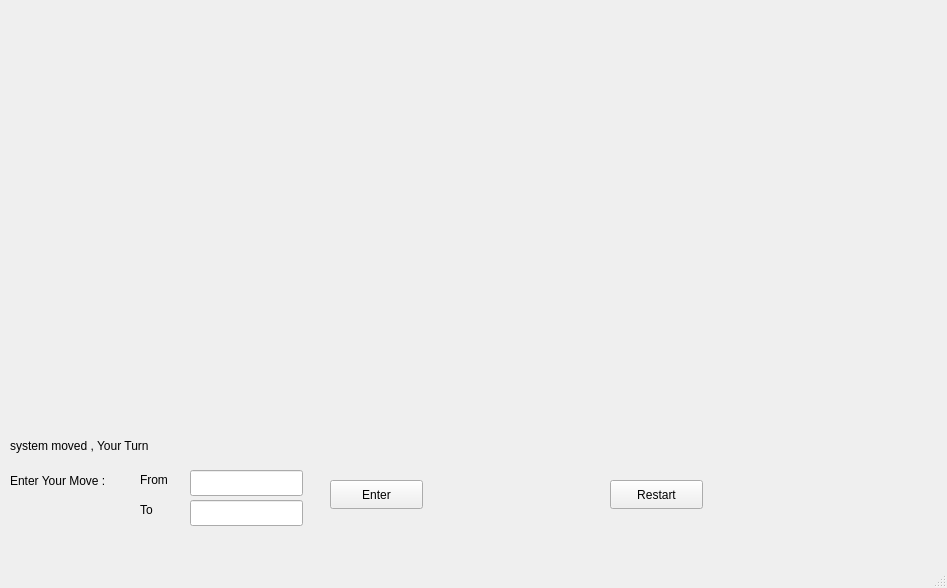
<?xml version="1.0" encoding="UTF-8"?>
<ui version="4.0">
 <class>MainWindow</class>
 <widget class="QMainWindow" name="MainWindow">
  <property name="geometry">
   <rect>
    <x>0</x>
    <y>0</y>
    <width>947</width>
    <height>588</height>
   </rect>
  </property>
  <property name="windowTitle">
   <string>MainWindow</string>
  </property>
  <widget class="QWidget" name="centralwidget">
   <widget class="QLabel" name="Turnlabel">
    <property name="geometry">
     <rect>
      <x>10</x>
      <y>430</y>
      <width>441</width>
      <height>31</height>
     </rect>
    </property>
    <property name="text">
     <string>system moved , Your Turn</string>
    </property>
   </widget>
   <widget class="QWidget" name="gridLayoutWidget">
    <property name="geometry">
     <rect>
      <x>60</x>
      <y>150</y>
      <width>2</width>
      <height>2</height>
     </rect>
    </property>
    <layout class="QGridLayout" name="gridLayout"/>
   </widget>
   <widget class="QWidget" name="gridContainer" native="true">
    <property name="geometry">
     <rect>
      <x>280</x>
      <y>30</y>
      <width>341</width>
      <height>281</height>
     </rect>
    </property>
   </widget>
   <widget class="QLabel" name="label_3">
    <property name="geometry">
     <rect>
      <x>10</x>
      <y>470</y>
      <width>121</width>
      <height>21</height>
     </rect>
    </property>
    <property name="text">
     <string>Enter Your Move :</string>
    </property>
   </widget>
   <widget class="QLabel" name="label_4">
    <property name="geometry">
     <rect>
      <x>140</x>
      <y>470</y>
      <width>63</width>
      <height>20</height>
     </rect>
    </property>
    <property name="text">
     <string>From</string>
    </property>
   </widget>
   <widget class="QLabel" name="label_5">
    <property name="geometry">
     <rect>
      <x>140</x>
      <y>500</y>
      <width>63</width>
      <height>20</height>
     </rect>
    </property>
    <property name="text">
     <string>To</string>
    </property>
   </widget>
   <widget class="QLineEdit" name="fromedit">
    <property name="geometry">
     <rect>
      <x>190</x>
      <y>470</y>
      <width>113</width>
      <height>26</height>
     </rect>
    </property>
   </widget>
   <widget class="QLineEdit" name="lineEdit_2">
    <property name="geometry">
     <rect>
      <x>190</x>
      <y>500</y>
      <width>113</width>
      <height>26</height>
     </rect>
    </property>
   </widget>
   <widget class="QPushButton" name="pushButton_2">
    <property name="geometry">
     <rect>
      <x>330</x>
      <y>480</y>
      <width>93</width>
      <height>29</height>
     </rect>
    </property>
    <property name="text">
     <string>Enter</string>
    </property>
   </widget>
   <widget class="QPushButton" name="pushButton">
    <property name="geometry">
     <rect>
      <x>610</x>
      <y>480</y>
      <width>93</width>
      <height>29</height>
     </rect>
    </property>
    <property name="text">
     <string>Restart</string>
    </property>
   </widget>
  </widget>
  <widget class="QMenuBar" name="menubar">
   <property name="geometry">
    <rect>
     <x>0</x>
     <y>0</y>
     <width>947</width>
     <height>26</height>
    </rect>
   </property>
  </widget>
  <widget class="QStatusBar" name="statusbar"/>
 </widget>
 <resources/>
 <connections/>
</ui>
